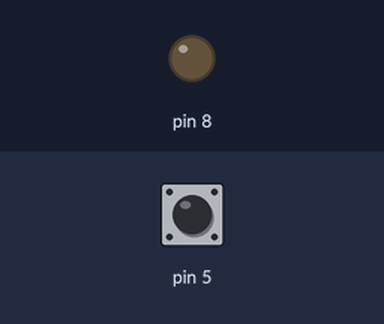
A sketch run on a simulated Arduino Uno, built with avr-gcc and run on an emulated ATmega328P. Parts: output pins drawn as LEDs (lit = HIGH). Inputs (shaded band) come from the test bench; at power-on: pin 5 HIGH.

Above: at 1.2 s.
1.3 s: pin 5 pulled LOW for 0.15 s
At 2.4 s:
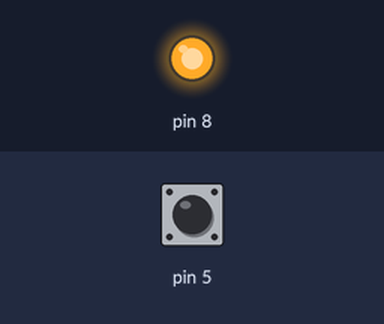
2.9 s: pin 5 pulled LOW for 1 s
At 3.6 s:
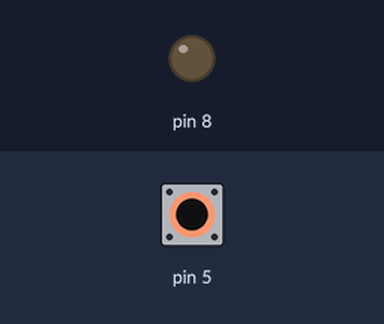
5.4 s: pin 5 pulled LOW for 3.2 s
At 6.7 s:
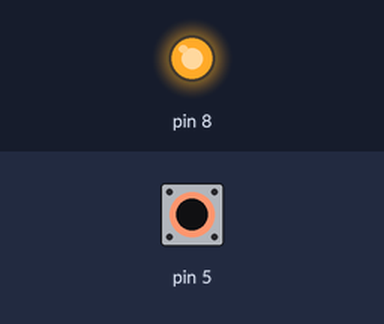
Timing chart, 0 to 8.4 s (numbered marks = the images above; inputs shaded):
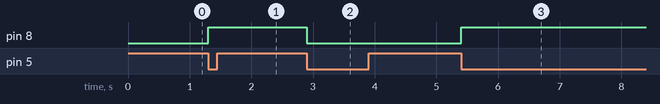

The sketch:

sketch_aug05a.ino
```cpp
void setup() {
  pinMode(5, INPUT_PULLUP);
  pinMode(8, OUTPUT);
}

bool low_signal = true;
bool ON = false;
byte count_low_signal = 0;

void loop() {
  // Защита от дребезга контактов. Смена состояния сигнала, если количество низких сигналов = 100
  if (!low_signal && digitalRead(5) && count_low_signal++ >= 100) low_signal = true;
  else if (!low_signal && !digitalRead(5)) count_low_signal = 0;
  // Включение/выключение диода происходит в том случае, если предыдущий сигнал был низкий, что соответствует не нажатой кнопке
  if (low_signal && !digitalRead(5)) {
    low_signal = false;
    digitalWrite(8, (ON = !ON));
    count_low_signal = 0;
  }
}
```

Measured:
- after the input at 1.3 s, pin 8: LOW → HIGH at once
- after the input at 2.9 s, pin 8: HIGH → LOW at once
- after the input at 5.4 s, pin 8: LOW → HIGH at once
